Frame 1 (no input): blank canvas, image omitted
Frame 60 (the mouse pressed at the canvas centre just before this capture): blank canvas, image omitted
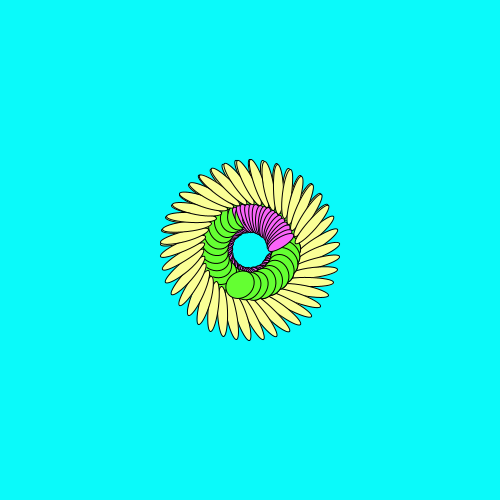
Frame 120 (the mouse held since frame 60 and released just before this capture)

The Processing sketch whose frames 1 and 60 were blank and that drew this single picture after the mouse press (run headless with seeded random() and noise(); from frame 60 on, the mouse is pressed at the canvas centre):

// Processing sketch: processing_186405
// ── processing_186405.pde

void setup()
{
  size( 500,500 );
  background( 10,250,250);
  stroke(0);
  //fill(250,255,250);
}

int[] posX = new int[30];
int[] posY = new int[30];

void draw() {
  if (mousePressed) {
translate(mouseX,mouseY);
  rotate(frameCount/10.0);
  if (mousePressed) {
      fill(250,100,250);
    ellipse(30,10, 30,10);
  rotate(frameCount/20.0); 
      fill(250,255,150);    
      ellipse(60,30, 50,10);
  rotate(frameCount/15.0); 
     fill(100,255,50);
    ellipse(20,30, 25,30);
  }
}
}

void keyReleased()
{
  if (key=='c' || key=='C') {
    background(10,250,250);
} }
